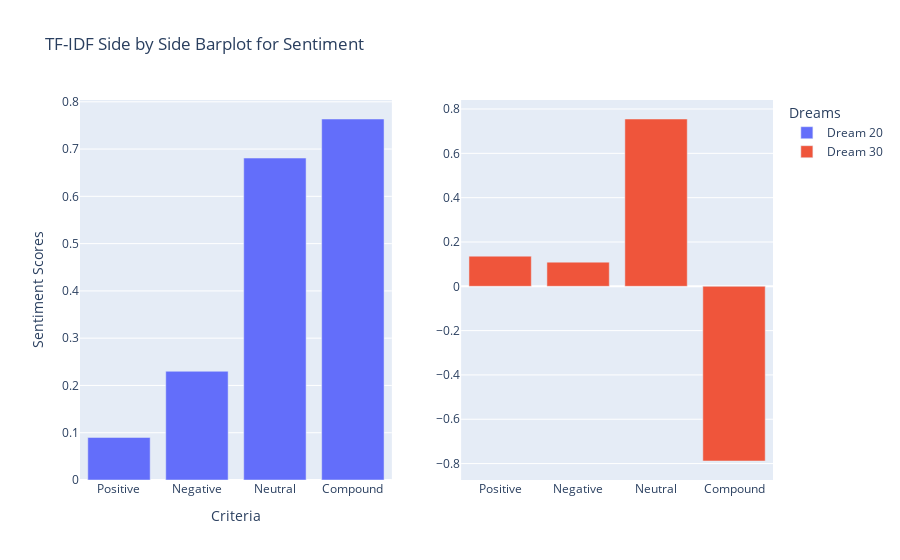

This figure's notebook cell:
### Markdown cell above
comparative sentiment

### Code cell
fig = make_subplots(rows=1, cols=2)

fig.add_trace(go.Bar(x = ['Positive', "Negative", "Neutral", "Compound"],
                    y = final.iloc[ind,:].tolist(),
                    name = f"Dream {ind}"),
                    row = 1, col = 1)

fig.add_trace(go.Bar(x = ['Positive', "Negative", "Neutral", "Compound"],
                    y = final.iloc[ind2,:].tolist(),
                    name = f"Dream {ind2}"),
                    row = 1, col = 2)     

fig.update_layout(
                    title="Side by Side Barplot for Sentiment",
                    xaxis_title="Criteria",
                    yaxis_title="Sentiment Scores",
                    legend_title="Dreams"
                    # font=dict(
                    #     family="Courier New, monospace",
                    #     size=18,
                    #     color="RebeccaPurple"
                    # )
                )

### Figure 1 — Plotly figure (JSON) as saved in the notebook; plotly's stock layout.template omitted (floating-point values rounded to 4 significant figures)
{"data": [{"name": "Dream 20", "type": "bar", "x": ["Positive", "Negative", "Neutral", "Compound"], "xaxis": "x", "y": [0.09, 0.23, 0.681, 0.7636], "yaxis": "y"}, {"name": "Dream 30", "type": "bar", "x": ["Positive", "Negative", "Neutral", "Compound"], "xaxis": "x2", "y": [0.136, 0.109, 0.755, -0.7884], "yaxis": "y2"}], "layout": {"legend": {"title": {"text": "Dreams"}}, "title": {"text": "TF-IDF Side by Side Barplot for Sentiment"}, "xaxis": {"anchor": "y", "domain": [0, 0.45], "title": {"text": "Criteria"}}, "xaxis2": {"anchor": "y2", "domain": [0.55, 1]}, "yaxis": {"anchor": "x", "domain": [0, 1], "title": {"text": "Sentiment Scores"}}, "yaxis2": {"anchor": "x2", "domain": [0, 1]}}}
